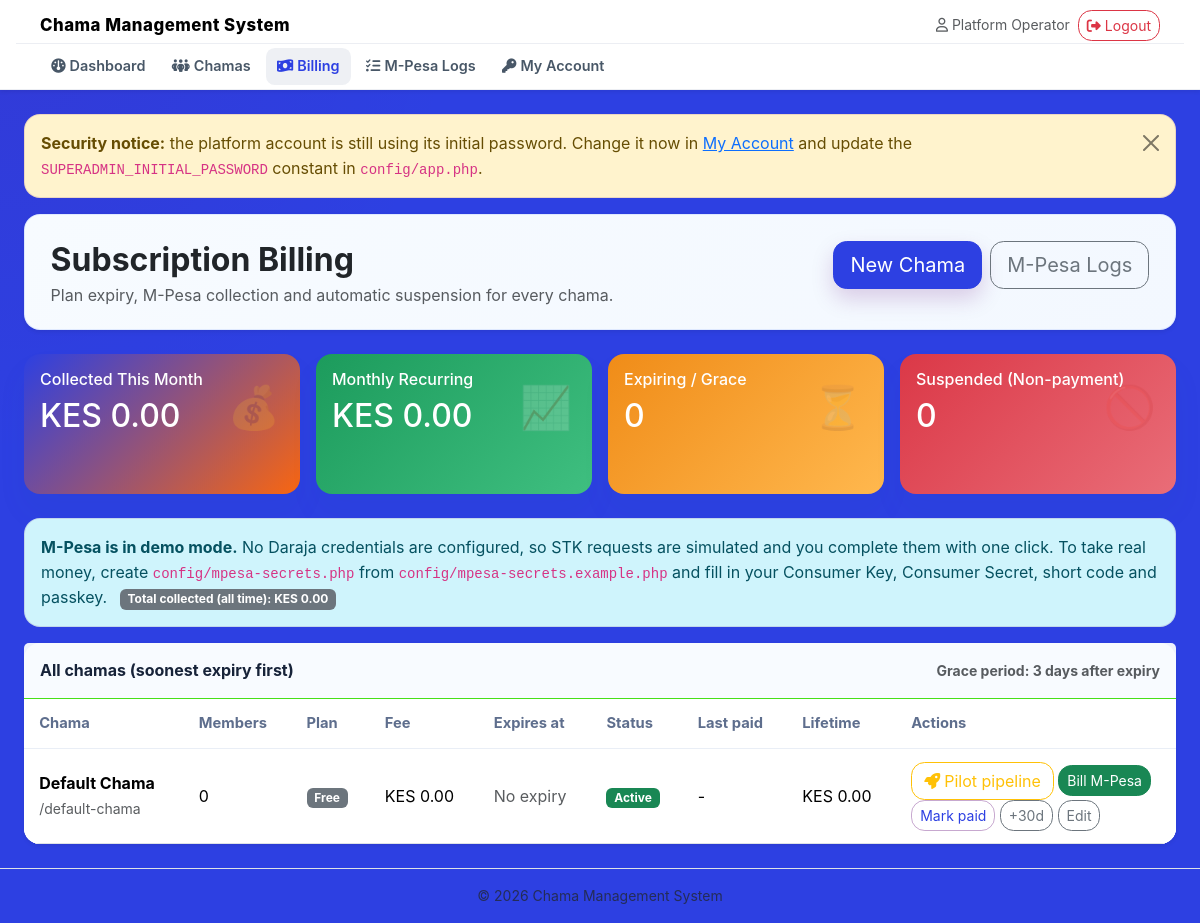
Screenshot of /billing/index.php (signed in) with the database file from the repository.
### tables this page shows
CREATE TABLE chamas (
    id INT UNSIGNED NOT NULL AUTO_INCREMENT,
    name VARCHAR(150) NOT NULL,
    slug VARCHAR(180) NOT NULL,
    phone VARCHAR(30) NOT NULL DEFAULT '',
    billing_phone VARCHAR(30) NOT NULL DEFAULT '' COMMENT 'M-Pesa number billed for the subscription',
    email VARCHAR(150) NOT NULL DEFAULT '',
    plan ENUM('free','pro') NOT NULL DEFAULT 'free',
    monthly_fee DECIMAL(10,2) NOT NULL DEFAULT 0 COMMENT 'what the CHAMA pays the platform',
    monthly_dues DECIMAL(10,2) NOT NULL DEFAULT 0 COMMENT 'what each MEMBER pays the chama per month',
    sms_enabled TINYINT(1) NOT NULL DEFAULT 0 COMMENT 'monthly dues reminders on/off',
    sms_receipts TINYINT(1) NOT NULL DEFAULT 1 COMMENT 'send confirmation SMS when money lands',
    sms_reminder_day TINYINT UNSIGNED NOT NULL DEFAULT 5 COMMENT 'day of month for the reminder, 1-28',
    sms_last_reminder DATE NULL COMMENT 'last day a reminder batch was sent',
    is_pilot TINYINT(1) NOT NULL DEFAULT 0 COMMENT 'on a free pilot window',
    tier VARCHAR(20) NOT NULL DEFAULT 'standard' COMMENT 'pricing tier key',
    setup_fee DECIMAL(10,2) NOT NULL DEFAULT 0 COMMENT 'one-off onboarding fee quoted',
    setup_fee_paid TINYINT(1) NOT NULL DEFAULT 0,
    plan_expires_at DATE NULL COMMENT 'NULL = never expires',
    status ENUM('active','suspended') NOT NULL DEFAULT 'active',
    suspension_reason VARCHAR(30) NOT NULL DEFAULT '' COMMENT 'nonpayment | manual | empty',
    started_at DATE NULL,
    notes VARCHAR(255) NOT NULL DEFAULT '',
    created_at TIMESTAMP NOT NULL DEFAULT CURRENT_TIMESTAMP,
    PRIMARY KEY (id),
    UNIQUE KEY uq_chamas_slug (slug)
);

### config/app.php (called while the page is built, shortened)
<?php
function url(string $path = ''): string
{
    return BASE_URL . '/' . ltrim($path, '/');
}
function money($amount): string
{
    return 'KES ' . number_format((float)$amount, 2);
}
function e($value): string
{
    return htmlspecialchars((string)$value, ENT_QUOTES, 'UTF-8');
}

### includes/billing.php (called while the page is built, shortened)
<?php
function subscription_status(array $chama): array
{
    $expiresAt = $chama['plan_expires_at'] ?? null;
    $fee = (float)($chama['monthly_fee'] ?? 0);
    $plan = $chama['plan'] ?? 'free';
    if ($plan === 'free' && $fee <= 0 && empty($expiresAt)) {
        return ['state' => 'unlimited', 'label' => 'Free plan (no expiry)', 'class' => 'secondary', 'days_left' => null, 'expires_at' => null];
    }
    $today = new DateTimeImmutable(date('Y-m-d'));
    $expiry = new DateTimeImmutable(date('Y-m-d', strtotime((string)$expiresAt)));
    $daysLeft = (int)$today->diff($expiry)->format('%r%a');
    return ['state' => 'active', 'label' => 'Active - ' . $daysLeft . ' days left', 'class' => 'success', 'days_left' => $daysLeft, 'expires_at' => $expiresAt];
}
function subscription_revenue(string $from, string $to): float
{
    global $pdo;
    $stmt = $pdo->prepare(
        "SELECT COALESCE(SUM(amount),0) FROM subscription_payments
          WHERE status = 'paid' AND DATE(paid_at) BETWEEN ? AND ?"
    );
    $stmt->execute([$from, $to]);
    return (float)$stmt->fetchColumn();
}

### config/mpesa.php (called while the page is built, shortened)
<?php
require_once __DIR__ . '/app.php';
function mpesa_is_configured(): bool
{
    return MPESA_CONSUMER_KEY !== '' && MPESA_CONSUMER_SECRET !== ''
        && MPESA_SHORTCODE !== '' && MPESA_PASSKEY !== '';
}
function mpesa_is_simulation(): bool
{
    return defined('MPESA_SIMULATE') ? (bool)MPESA_SIMULATE : !mpesa_is_configured();
}

### billing/index.php (the view, shortened to what this page needs)
<?php
require_once __DIR__ . '/../includes/header.php';
$monthStart = date('Y-m-01');
$monthEnd = date('Y-m-t');
$chamas = $pdo->query("
    SELECT c.*,
        (SELECT COUNT(*) FROM members m WHERE m.chama_id = c.id) AS member_count,
        (SELECT COALESCE(SUM(amount),0) FROM subscription_payments sp
          WHERE sp.chama_id = c.id AND sp.status = 'paid') AS lifetime_paid,
        (SELECT MAX(sp.paid_at) FROM subscription_payments sp
          WHERE sp.chama_id = c.id AND sp.status = 'paid') AS last_paid_at
    FROM chamas c ORDER BY (c.plan_expires_at IS NULL), c.plan_expires_at ASC, c.id DESC
")->fetchAll();
$mrr = (float)$pdo->query("SELECT COALESCE(SUM(monthly_fee),0) FROM chamas WHERE monthly_fee > 0 AND status = 'active'")->fetchColumn();
$collectedThisMonth = subscription_revenue($monthStart, $monthEnd);
$collectedAllTime = (float)$pdo->query("SELECT COALESCE(SUM(amount),0) FROM subscription_payments WHERE status = 'paid'")->fetchColumn();
$expiringSoon = 0;
$suspendedNonPayment = 0;
?>
<div class="card hero-card shadow-sm mb-4">
    <div class="card-body d-flex flex-column flex-md-row justify-content-between align-items-start gap-3">
        <div>
            <h2 class="fw-bold mb-1">Subscription Billing</h2>
            <div class="text-muted">Plan expiry, M-Pesa collection and automatic suspension for every chama.</div>
        </div>
        <div class="d-flex gap-2">
            <a href="<?= url('chamas/create.php') ?>" class="btn btn-primary btn-lg">New Chama</a>
            <a href="<?= url('mpesa/logs.php') ?>" class="btn btn-outline-secondary btn-lg">M-Pesa Logs</a>
        </div>
    </div>
</div>
<div class="row row-cols-1 row-cols-md-4 g-3 mb-4">
    <div class="col"><div class="card stat-card bg-primary"><div class="card-body"><div class="icon">💰</div><h6 class="mb-2">Collected This Month</h6><h2><?= money($collectedThisMonth) ?></h2></div></div></div>
    <div class="col"><div class="card stat-card bg-success"><div class="card-body"><div class="icon">📈</div><h6 class="mb-2">Monthly Recurring</h6><h2><?= money($mrr) ?></h2></div></div></div>
    <div class="col"><div class="card stat-card bg-warning"><div class="card-body"><div class="icon">⏳</div><h6 class="mb-2">Expiring / Grace</h6><h2><?= e($expiringSoon) ?></h2></div></div></div>
    <div class="col"><div class="card stat-card bg-danger"><div class="card-body"><div class="icon">🚫</div><h6 class="mb-2">Suspended (Non-payment)</h6><h2><?= e($suspendedNonPayment) ?></h2></div></div></div>
</div>
<?php if (mpesa_is_simulation()): ?>
<div class="alert alert-info">
    <strong>M-Pesa is in demo mode.</strong> No Daraja credentials are configured, so STK requests are simulated
    and you complete them with one click. To take real money, create
    <code>config/mpesa-secrets.php</code> from <code>config/mpesa-secrets.example.php</code> and fill in your
    Consumer Key, Consumer Secret, short code and passkey.
    <span class="badge bg-secondary ms-2">Total collected (all time): <?= money($collectedAllTime) ?></span>
</div>
<?php endif; ?>
<div class="card shadow-sm">
    <div class="card-header d-flex justify-content-between align-items-center">
        <span>All chamas (soonest expiry first)</span>
        <span class="text-muted small">Grace period: <?= (int)SUBSCRIPTION_GRACE_DAYS ?> days after expiry</span>
    </div>
    <div class="card-body table-responsive p-0">
        <table class="table table-hover align-middle mb-0">
            <thead>
                <tr>
                    <th>Chama</th><th>Members</th><th>Plan</th><th>Fee</th>
                    <th>Expires at</th><th>Status</th><th>Last paid</th><th>Lifetime</th><th width="280">Actions</th>
                </tr>
            </thead>
            <tbody>
            <?php foreach ($chamas as $c): $s = subscription_status($c); ?>
                <tr>
                    <td><strong><?= e($c['name']) ?></strong><br><small class="text-muted">/<?= e($c['slug']) ?></small></td>
                    <td><?= e($c['member_count']) ?></td>
                    <td><span class="badge bg-<?= $c['plan'] === 'pro' ? 'primary' : 'secondary' ?>"><?= e(ucfirst($c['plan'])) ?></span></td>
                    <td><?= money($c['monthly_fee']) ?></td>
                    <td>
                        <?php if ($s['expires_at']): ?>
                            <strong><?= e(date('d M Y', strtotime((string)$s['expires_at']))) ?></strong><br>
                            <span class="badge bg-<?= e($s['class']) ?>"><?= e($s['label']) ?></span>
                        <?php else: ?>
                            <span class="text-muted">No expiry</span>
                        <?php endif; ?>
                    </td>
                    <td>
                        <span class="badge bg-<?= $c['status'] === 'active' ? 'success' : 'danger' ?>"><?= e(ucfirst($c['status'])) ?></span>
                    </td>
                    <td><?= e($c['last_paid_at'] ? date('d M Y', strtotime((string)$c['last_paid_at'])) : '-') ?></td>
                    <td><?= money($c['lifetime_paid']) ?></td>
                    <td>
                        <a href="<?= url('billing/pilots.php') ?>" class="btn btn-outline-warning"><i class="fa-solid fa-rocket me-1"></i>Pilot pipeline</a>
                <a class="btn btn-sm btn-success" href="<?= url('billing/pay.php?chama_id=' . (int)$c['id']) ?>">Bill M-Pesa</a>
                        <form method="post" action="<?= url('billing/mark_paid.php') ?>" class="d-inline">
                            <button class="btn btn-sm btn-outline-primary" onclick="return confirm('Record <?= e($c['name']) ?> as paid by cash/bank for 1 month?')">Mark paid</button>
                        </form>
                        <form method="post" action="<?= url('billing/extend.php') ?>" class="d-inline">
                            <button class="btn btn-sm btn-outline-secondary" title="Give 30 days free">+30d</button>
                        </form>
                        <a class="btn btn-sm btn-outline-secondary" href="<?= url('chamas/edit.php?id=' . (int)$c['id']) ?>">Edit</a>
                    </td>
                </tr>
            <?php endforeach; ?>
            </tbody>
        </table>
    </div>
</div>
<?php require_once __DIR__ . '/../includes/footer.php'; ?>

### rows the page displays
chamas: name "Default Chama", slug "default-chama", member_count "0", plan "Free", monthly_fee "KES 0.00", status "Active", last_paid_at "-", lifetime_paid "KES 0.00"

### other values shown
$brandName "Chama Management System"
$user['name'] "Platform Operator"
money($collectedThisMonth) "KES 0.00"
money($mrr) "KES 0.00"
$expiringSoon "0"
$suspendedNonPayment "0"
money($collectedAllTime) "KES 0.00"
SUBSCRIPTION_GRACE_DAYS "3"
APP_NAME "Chama Management System"
